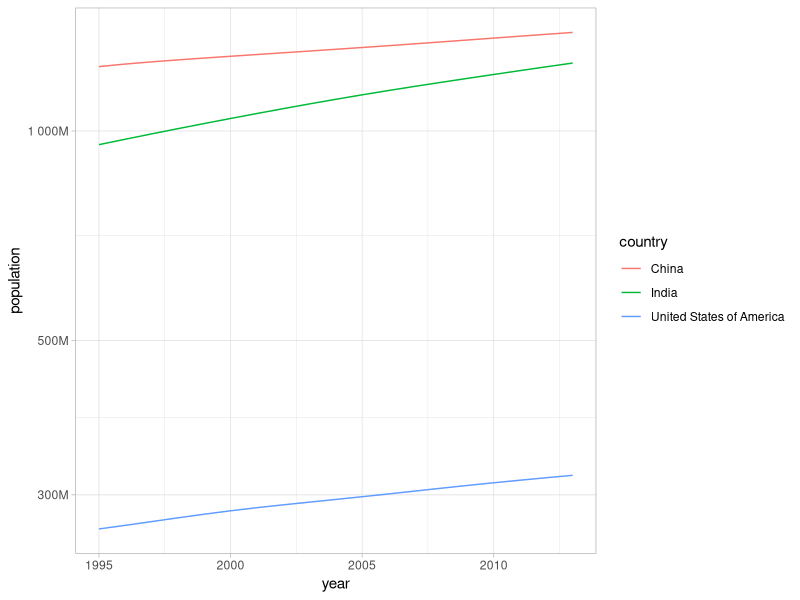

The R source for this figure:
## ---- chunk 1
#| label: setup
#| include: false

library(tidyverse)
theme_set(theme_light())
## ---- chunk 2
data("population")
## ---- chunk 3
filter(population, country %in% c("China", "India", "Great Britain", "United States of America")) %>% 
  ggplot() + geom_line(aes(year, population, group = country, color = country)) + 
    scale_y_log10(labels = scales::number_format(scale = 1e-6, suffix = "M"))
